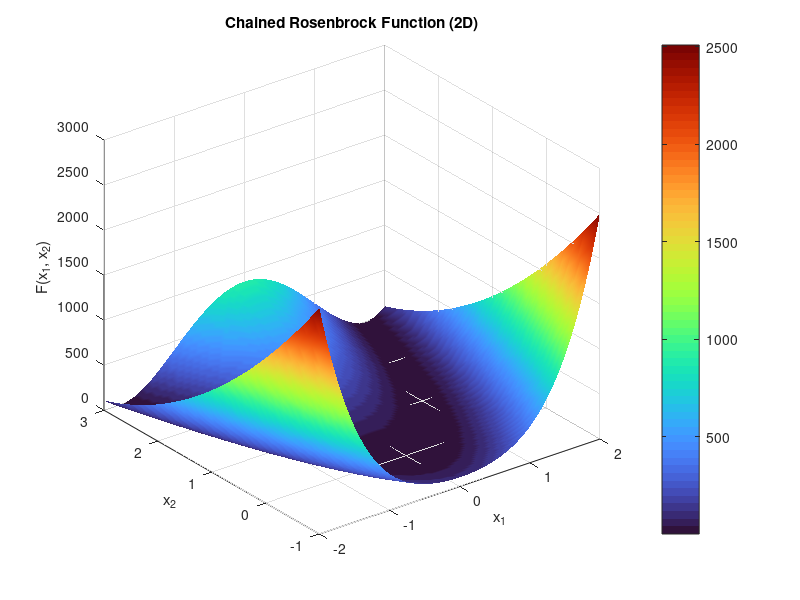

MATLAB code for this plot:
x1 = linspace(-2, 2, 100);
x2 = linspace(-1, 3, 100);

% Grid for x_1 and x_2
[X1, X2] = meshgrid(x1, x2);

F = 100 * (X1.^2 - X2).^2 + (X1 - 1).^2;

% Plot
figure;
surf(X1, X2, F)
xlabel('x_1')
ylabel('x_2')
zlabel('F(x_1, x_2)')
title('Chained Rosenbrock Function (2D)')
shading interp
colormap turbo
colorbar
